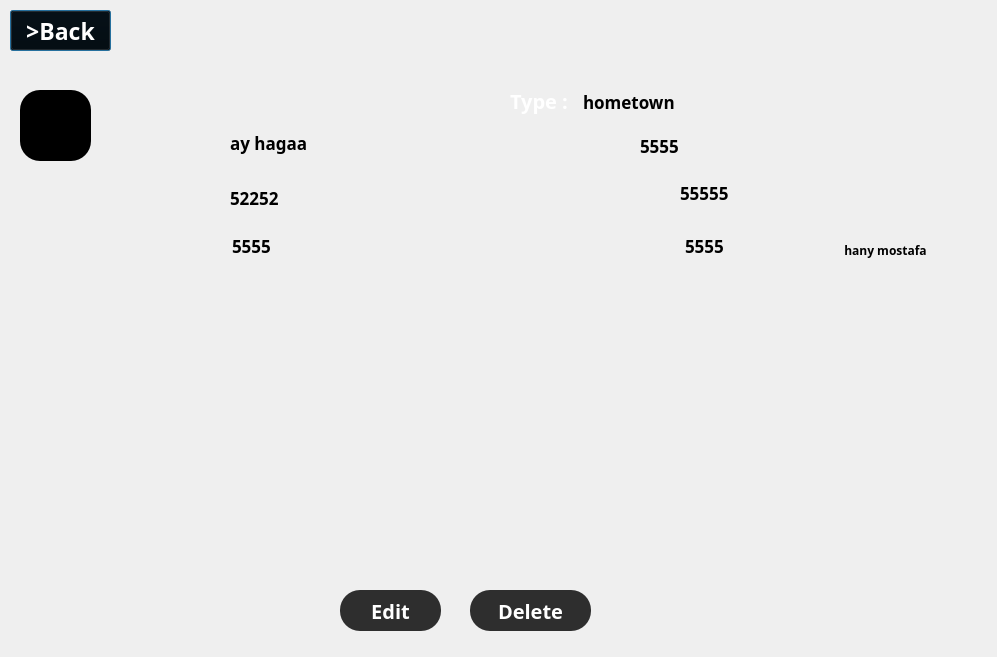
<?xml version="1.0" encoding="UTF-8"?>
<ui version="4.0">
 <class>adpartment</class>
 <widget class="QDialog" name="adpartment">
  <property name="geometry">
   <rect>
    <x>0</x>
    <y>0</y>
    <width>997</width>
    <height>657</height>
   </rect>
  </property>
  <property name="windowTitle">
   <string>Dialog</string>
  </property>
  <widget class="QLabel" name="label">
   <property name="geometry">
    <rect>
     <x>0</x>
     <y>0</y>
     <width>997</width>
     <height>657</height>
    </rect>
   </property>
   <property name="text">
    <string/>
   </property>
   <property name="pixmap">
    <pixmap resource="image.qrc">:/new/adpartment 2.jpg</pixmap>
   </property>
  </widget>
  <widget class="QPushButton" name="back">
   <property name="geometry">
    <rect>
     <x>10</x>
     <y>10</y>
     <width>101</width>
     <height>41</height>
    </rect>
   </property>
   <property name="font">
    <font>
     <family>Arial Black</family>
     <pointsize>17</pointsize>
     <bold>true</bold>
    </font>
   </property>
   <property name="styleSheet">
    <string notr="true">QPushButton {
                       color:white;
     background-color: transparent;
                       }
                         QPushButton:hover {
                             background-color: gray;
                     		 border-radius: 20px;


                         }

QPushButton:pressed
 {

      background-color : rgb(51, 149, 255);
      

 }</string>
   </property>
   <property name="text">
    <string>&gt;Back</string>
   </property>
  </widget>
  <widget class="QLabel" name="name">
   <property name="geometry">
    <rect>
     <x>230</x>
     <y>127</y>
     <width>231</width>
     <height>31</height>
    </rect>
   </property>
   <property name="baseSize">
    <size>
     <width>0</width>
     <height>1</height>
    </size>
   </property>
   <property name="font">
    <font>
     <family>Segoe UI Black</family>
     <pointsize>13</pointsize>
     <bold>true</bold>
    </font>
   </property>
   <property name="styleSheet">
    <string notr="true">QLabel{
color:white;
}&lt;?xml version=&quot;1.0&quot; encoding=&quot;UTF-8&quot;?&gt;
&lt;ui version=&quot;4.0&quot;&gt;
 &lt;widget name=&quot;__qt_fake_top_level&quot;&gt;
  &lt;widget class=&quot;QLabel&quot; name=&quot;name_2&quot;&gt;
   &lt;property name=&quot;geometry&quot;&gt;
    &lt;rect&gt;
     &lt;x&gt;300&lt;/x&gt;
     &lt;y&gt;210&lt;/y&gt;
     &lt;width&gt;63&lt;/width&gt;
     &lt;height&gt;20&lt;/height&gt;
    &lt;/rect&gt;
   &lt;/property&gt;
   &lt;property name=&quot;font&quot;&gt;
    &lt;font&gt;
     &lt;family&gt;Segoe UI Black&lt;/family&gt;
     &lt;pointsize&gt;15&lt;/pointsize&gt;
     &lt;bold&gt;true&lt;/bold&gt;
    &lt;/font&gt;
   &lt;/property&gt;
   &lt;property name=&quot;text&quot;&gt;
    &lt;string&gt;TextLabel&lt;/string&gt;
   &lt;/property&gt;
  &lt;/widget&gt;
 &lt;/widget&gt;
 &lt;resources/&gt;
&lt;/ui&gt;
</string>
   </property>
   <property name="text">
    <string>ay hagaa</string>
   </property>
   <property name="alignment">
    <set>Qt::AlignLeading|Qt::AlignLeft|Qt::AlignVCenter</set>
   </property>
  </widget>
  <widget class="QLabel" name="price">
   <property name="geometry">
    <rect>
     <x>230</x>
     <y>182</y>
     <width>141</width>
     <height>31</height>
    </rect>
   </property>
   <property name="font">
    <font>
     <family>Segoe UI Black</family>
     <pointsize>13</pointsize>
     <bold>true</bold>
    </font>
   </property>
   <property name="styleSheet">
    <string notr="true">QLabel{
color:white;
}&lt;?xml version=&quot;1.0&quot; encoding=&quot;UTF-8&quot;?&gt;
&lt;ui version=&quot;4.0&quot;&gt;
 &lt;widget name=&quot;__qt_fake_top_level&quot;&gt;
  &lt;widget class=&quot;QLabel&quot; name=&quot;name_2&quot;&gt;
   &lt;property name=&quot;geometry&quot;&gt;
    &lt;rect&gt;
     &lt;x&gt;300&lt;/x&gt;
     &lt;y&gt;210&lt;/y&gt;
     &lt;width&gt;63&lt;/width&gt;
     &lt;height&gt;20&lt;/height&gt;
    &lt;/rect&gt;
   &lt;/property&gt;
   &lt;property name=&quot;font&quot;&gt;
    &lt;font&gt;
     &lt;family&gt;Segoe UI Black&lt;/family&gt;
     &lt;pointsize&gt;15&lt;/pointsize&gt;
     &lt;bold&gt;true&lt;/bold&gt;
    &lt;/font&gt;
   &lt;/property&gt;
   &lt;property name=&quot;text&quot;&gt;
    &lt;string&gt;TextLabel&lt;/string&gt;
   &lt;/property&gt;
  &lt;/widget&gt;
 &lt;/widget&gt;
 &lt;resources/&gt;
&lt;/ui&gt;
</string>
   </property>
   <property name="text">
    <string>52252</string>
   </property>
  </widget>
  <widget class="QLabel" name="location">
   <property name="geometry">
    <rect>
     <x>232</x>
     <y>225</y>
     <width>211</width>
     <height>41</height>
    </rect>
   </property>
   <property name="font">
    <font>
     <family>Segoe UI Black</family>
     <pointsize>13</pointsize>
     <bold>true</bold>
    </font>
   </property>
   <property name="styleSheet">
    <string notr="true">QLabel{
color:white;
}&lt;?xml version=&quot;1.0&quot; encoding=&quot;UTF-8&quot;?&gt;
&lt;ui version=&quot;4.0&quot;&gt;
 &lt;widget name=&quot;__qt_fake_top_level&quot;&gt;
  &lt;widget class=&quot;QLabel&quot; name=&quot;name_2&quot;&gt;
   &lt;property name=&quot;geometry&quot;&gt;
    &lt;rect&gt;
     &lt;x&gt;300&lt;/x&gt;
     &lt;y&gt;210&lt;/y&gt;
     &lt;width&gt;63&lt;/width&gt;
     &lt;height&gt;20&lt;/height&gt;
    &lt;/rect&gt;
   &lt;/property&gt;
   &lt;property name=&quot;font&quot;&gt;
    &lt;font&gt;
     &lt;family&gt;Segoe UI Black&lt;/family&gt;
     &lt;pointsize&gt;15&lt;/pointsize&gt;
     &lt;bold&gt;true&lt;/bold&gt;
    &lt;/font&gt;
   &lt;/property&gt;
   &lt;property name=&quot;text&quot;&gt;
    &lt;string&gt;TextLabel&lt;/string&gt;
   &lt;/property&gt;
  &lt;/widget&gt;
 &lt;/widget&gt;
 &lt;resources/&gt;
&lt;/ui&gt;
</string>
   </property>
   <property name="text">
    <string>5555</string>
   </property>
  </widget>
  <widget class="QLabel" name="area">
   <property name="geometry">
    <rect>
     <x>640</x>
     <y>135</y>
     <width>91</width>
     <height>21</height>
    </rect>
   </property>
   <property name="font">
    <font>
     <family>Segoe UI Black</family>
     <pointsize>13</pointsize>
     <bold>true</bold>
    </font>
   </property>
   <property name="styleSheet">
    <string notr="true">QLabel{
color:white;
}&lt;?xml version=&quot;1.0&quot; encoding=&quot;UTF-8&quot;?&gt;
&lt;ui version=&quot;4.0&quot;&gt;
 &lt;widget name=&quot;__qt_fake_top_level&quot;&gt;
  &lt;widget class=&quot;QLabel&quot; name=&quot;name_2&quot;&gt;
   &lt;property name=&quot;geometry&quot;&gt;
    &lt;rect&gt;
     &lt;x&gt;300&lt;/x&gt;
     &lt;y&gt;210&lt;/y&gt;
     &lt;width&gt;63&lt;/width&gt;
     &lt;height&gt;20&lt;/height&gt;
    &lt;/rect&gt;
   &lt;/property&gt;
   &lt;property name=&quot;font&quot;&gt;
    &lt;font&gt;
     &lt;family&gt;Segoe UI Black&lt;/family&gt;
     &lt;pointsize&gt;15&lt;/pointsize&gt;
     &lt;bold&gt;true&lt;/bold&gt;
    &lt;/font&gt;
   &lt;/property&gt;
   &lt;property name=&quot;text&quot;&gt;
    &lt;string&gt;TextLabel&lt;/string&gt;
   &lt;/property&gt;
  &lt;/widget&gt;
 &lt;/widget&gt;
 &lt;resources/&gt;
&lt;/ui&gt;
</string>
   </property>
   <property name="text">
    <string>5555</string>
   </property>
  </widget>
  <widget class="QLabel" name="numBed">
   <property name="geometry">
    <rect>
     <x>680</x>
     <y>182</y>
     <width>71</width>
     <height>21</height>
    </rect>
   </property>
   <property name="font">
    <font>
     <family>Segoe UI Black</family>
     <pointsize>13</pointsize>
     <bold>true</bold>
    </font>
   </property>
   <property name="styleSheet">
    <string notr="true">QLabel{
color:white;
}&lt;?xml version=&quot;1.0&quot; encoding=&quot;UTF-8&quot;?&gt;
&lt;ui version=&quot;4.0&quot;&gt;
 &lt;widget name=&quot;__qt_fake_top_level&quot;&gt;
  &lt;widget class=&quot;QLabel&quot; name=&quot;name_2&quot;&gt;
   &lt;property name=&quot;geometry&quot;&gt;
    &lt;rect&gt;
     &lt;x&gt;300&lt;/x&gt;
     &lt;y&gt;210&lt;/y&gt;
     &lt;width&gt;63&lt;/width&gt;
     &lt;height&gt;20&lt;/height&gt;
    &lt;/rect&gt;
   &lt;/property&gt;
   &lt;property name=&quot;font&quot;&gt;
    &lt;font&gt;
     &lt;family&gt;Segoe UI Black&lt;/family&gt;
     &lt;pointsize&gt;15&lt;/pointsize&gt;
     &lt;bold&gt;true&lt;/bold&gt;
    &lt;/font&gt;
   &lt;/property&gt;
   &lt;property name=&quot;text&quot;&gt;
    &lt;string&gt;TextLabel&lt;/string&gt;
   &lt;/property&gt;
  &lt;/widget&gt;
 &lt;/widget&gt;
 &lt;resources/&gt;
&lt;/ui&gt;
</string>
   </property>
   <property name="text">
    <string>55555</string>
   </property>
  </widget>
  <widget class="QLabel" name="numBathrooms">
   <property name="geometry">
    <rect>
     <x>685</x>
     <y>225</y>
     <width>71</width>
     <height>41</height>
    </rect>
   </property>
   <property name="font">
    <font>
     <family>Segoe UI Black</family>
     <pointsize>13</pointsize>
     <bold>true</bold>
    </font>
   </property>
   <property name="styleSheet">
    <string notr="true">QLabel{
color:white;
}&lt;?xml version=&quot;1.0&quot; encoding=&quot;UTF-8&quot;?&gt;
&lt;ui version=&quot;4.0&quot;&gt;
 &lt;widget name=&quot;__qt_fake_top_level&quot;&gt;
  &lt;widget class=&quot;QLabel&quot; name=&quot;name_2&quot;&gt;
   &lt;property name=&quot;geometry&quot;&gt;
    &lt;rect&gt;
     &lt;x&gt;300&lt;/x&gt;
     &lt;y&gt;210&lt;/y&gt;
     &lt;width&gt;63&lt;/width&gt;
     &lt;height&gt;20&lt;/height&gt;
    &lt;/rect&gt;
   &lt;/property&gt;
   &lt;property name=&quot;font&quot;&gt;
    &lt;font&gt;
     &lt;family&gt;Segoe UI Black&lt;/family&gt;
     &lt;pointsize&gt;15&lt;/pointsize&gt;
     &lt;bold&gt;true&lt;/bold&gt;
    &lt;/font&gt;
   &lt;/property&gt;
   &lt;property name=&quot;text&quot;&gt;
    &lt;string&gt;TextLabel&lt;/string&gt;
   &lt;/property&gt;
  &lt;/widget&gt;
 &lt;/widget&gt;
 &lt;resources/&gt;
&lt;/ui&gt;
</string>
   </property>
   <property name="text">
    <string>5555</string>
   </property>
  </widget>
  <widget class="QLabel" name="descrip">
   <property name="geometry">
    <rect>
     <x>130</x>
     <y>430</y>
     <width>581</width>
     <height>81</height>
    </rect>
   </property>
   <property name="font">
    <font>
     <family>Segoe UI Black</family>
     <pointsize>15</pointsize>
     <bold>true</bold>
    </font>
   </property>
   <property name="styleSheet">
    <string notr="true">QLabel{
color:white;
}&lt;?xml version=&quot;1.0&quot; encoding=&quot;UTF-8&quot;?&gt;
&lt;ui version=&quot;4.0&quot;&gt;
 &lt;widget name=&quot;__qt_fake_top_level&quot;&gt;
  &lt;widget class=&quot;QLabel&quot; name=&quot;name_2&quot;&gt;
   &lt;property name=&quot;geometry&quot;&gt;
    &lt;rect&gt;
     &lt;x&gt;300&lt;/x&gt;
     &lt;y&gt;210&lt;/y&gt;
     &lt;width&gt;63&lt;/width&gt;
     &lt;height&gt;20&lt;/height&gt;
    &lt;/rect&gt;
   &lt;/property&gt;
   &lt;property name=&quot;font&quot;&gt;
    &lt;font&gt;
     &lt;family&gt;Segoe UI Black&lt;/family&gt;
     &lt;pointsize&gt;15&lt;/pointsize&gt;
     &lt;bold&gt;true&lt;/bold&gt;
    &lt;/font&gt;
   &lt;/property&gt;
   &lt;property name=&quot;text&quot;&gt;
    &lt;string&gt;TextLabel&lt;/string&gt;
   &lt;/property&gt;
  &lt;/widget&gt;
 &lt;/widget&gt;
 &lt;resources/&gt;
&lt;/ui&gt;
</string>
   </property>
   <property name="text">
    <string/>
   </property>
  </widget>
  <widget class="QPushButton" name="add">
   <property name="geometry">
    <rect>
     <x>810</x>
     <y>90</y>
     <width>141</width>
     <height>141</height>
    </rect>
   </property>
   <property name="styleSheet">
    <string notr="true">QPushButton {
                       color:white;
background-color: transparent;
                     		 border-radius: 20px;                       }
                         QPushButton:hover {
                             background-color: #2E2E2E;
                     		 border-radius: 20px;


                         }

QPushButton:pressed
 {

      background-color : rgb(51, 149, 255);
      

 }</string>
   </property>
   <property name="text">
    <string/>
   </property>
   <property name="icon">
    <iconset resource="image.qrc">
     <normaloff>:/new/3d-cartoon-portrait-person-practicing-law-related-profession.png</normaloff>:/new/3d-cartoon-portrait-person-practicing-law-related-profession.png</iconset>
   </property>
   <property name="iconSize">
    <size>
     <width>200</width>
     <height>200</height>
    </size>
   </property>
  </widget>
  <widget class="QLabel" name="username">
   <property name="geometry">
    <rect>
     <x>790</x>
     <y>230</y>
     <width>191</width>
     <height>41</height>
    </rect>
   </property>
   <property name="font">
    <font>
     <family>Segoe UI Black</family>
     <pointsize>9</pointsize>
     <bold>true</bold>
    </font>
   </property>
   <property name="styleSheet">
    <string notr="true">QLabel{
color:white;
}&lt;?xml version=&quot;1.0&quot; encoding=&quot;UTF-8&quot;?&gt;
&lt;ui version=&quot;4.0&quot;&gt;
 &lt;widget name=&quot;__qt_fake_top_level&quot;&gt;
  &lt;widget class=&quot;QLabel&quot; name=&quot;name_2&quot;&gt;
   &lt;property name=&quot;geometry&quot;&gt;
    &lt;rect&gt;
     &lt;x&gt;300&lt;/x&gt;
     &lt;y&gt;210&lt;/y&gt;
     &lt;width&gt;63&lt;/width&gt;
     &lt;height&gt;20&lt;/height&gt;
    &lt;/rect&gt;
   &lt;/property&gt;
   &lt;property name=&quot;font&quot;&gt;
    &lt;font&gt;
     &lt;family&gt;Segoe UI Black&lt;/family&gt;
     &lt;pointsize&gt;15&lt;/pointsize&gt;
     &lt;bold&gt;true&lt;/bold&gt;
    &lt;/font&gt;
   &lt;/property&gt;
   &lt;property name=&quot;text&quot;&gt;
    &lt;string&gt;TextLabel&lt;/string&gt;
   &lt;/property&gt;
  &lt;/widget&gt;
 &lt;/widget&gt;
 &lt;resources/&gt;
&lt;/ui&gt;
</string>
   </property>
   <property name="text">
    <string>hany mostafa</string>
   </property>
   <property name="alignment">
    <set>Qt::AlignCenter</set>
   </property>
  </widget>
  <widget class="QPushButton" name="edit">
   <property name="geometry">
    <rect>
     <x>340</x>
     <y>590</y>
     <width>101</width>
     <height>41</height>
    </rect>
   </property>
   <property name="font">
    <font>
     <family>Arial Black</family>
     <pointsize>15</pointsize>
     <bold>true</bold>
    </font>
   </property>
   <property name="styleSheet">
    <string notr="true">QPushButton {
                       color:white;
     background-color: #2E2E2E;
                     		 border-radius: 20px;

                       }
                         QPushButton:hover {
                             background-color: gray;
                     		 border-radius: 20px;


                         }

QPushButton:pressed
 {

      background-color : rgb(51, 149, 255);
      

 }</string>
   </property>
   <property name="text">
    <string>Edit</string>
   </property>
  </widget>
  <widget class="QPushButton" name="delete_2">
   <property name="geometry">
    <rect>
     <x>470</x>
     <y>590</y>
     <width>121</width>
     <height>41</height>
    </rect>
   </property>
   <property name="font">
    <font>
     <family>Arial Black</family>
     <pointsize>15</pointsize>
     <bold>true</bold>
    </font>
   </property>
   <property name="styleSheet">
    <string notr="true">QPushButton {
                       color:white;
     background-color: #2E2E2E;
                     		 border-radius: 20px;

                       }
                         QPushButton:hover {
                             background-color: gray;
                     		 border-radius: 20px;


                         }

QPushButton:pressed
 {

      background-color : rgb(51, 149, 255);
      

 }</string>
   </property>
   <property name="text">
    <string>Delete</string>
   </property>
  </widget>
  <widget class="QLabel" name="label_2">
   <property name="geometry">
    <rect>
     <x>510</x>
     <y>80</y>
     <width>81</width>
     <height>41</height>
    </rect>
   </property>
   <property name="font">
    <font>
     <family>Leelawadee</family>
     <pointsize>15</pointsize>
     <bold>true</bold>
    </font>
   </property>
   <property name="styleSheet">
    <string notr="true">color: rgb(255, 255, 255);
</string>
   </property>
   <property name="text">
    <string>Type :</string>
   </property>
  </widget>
  <widget class="QLabel" name="type">
   <property name="geometry">
    <rect>
     <x>583</x>
     <y>86</y>
     <width>151</width>
     <height>31</height>
    </rect>
   </property>
   <property name="font">
    <font>
     <family>Segoe UI Black</family>
     <pointsize>13</pointsize>
     <bold>true</bold>
    </font>
   </property>
   <property name="styleSheet">
    <string notr="true">QLabel{
color:white;
}&lt;?xml version=&quot;1.0&quot; encoding=&quot;UTF-8&quot;?&gt;
&lt;ui version=&quot;4.0&quot;&gt;
 &lt;widget name=&quot;__qt_fake_top_level&quot;&gt;
  &lt;widget class=&quot;QLabel&quot; name=&quot;name_2&quot;&gt;
   &lt;property name=&quot;geometry&quot;&gt;
    &lt;rect&gt;
     &lt;x&gt;300&lt;/x&gt;
     &lt;y&gt;210&lt;/y&gt;
     &lt;width&gt;63&lt;/width&gt;
     &lt;height&gt;20&lt;/height&gt;
    &lt;/rect&gt;
   &lt;/property&gt;
   &lt;property name=&quot;font&quot;&gt;
    &lt;font&gt;
     &lt;family&gt;Segoe UI Black&lt;/family&gt;
     &lt;pointsize&gt;15&lt;/pointsize&gt;
     &lt;bold&gt;true&lt;/bold&gt;
    &lt;/font&gt;
   &lt;/property&gt;
   &lt;property name=&quot;text&quot;&gt;
    &lt;string&gt;TextLabel&lt;/string&gt;
   &lt;/property&gt;
  &lt;/widget&gt;
 &lt;/widget&gt;
 &lt;resources/&gt;
&lt;/ui&gt;
</string>
   </property>
   <property name="text">
    <string>hometown</string>
   </property>
  </widget>
  <widget class="QPushButton" name="add_2">
   <property name="geometry">
    <rect>
     <x>20</x>
     <y>90</y>
     <width>71</width>
     <height>71</height>
    </rect>
   </property>
   <property name="styleSheet">
    <string notr="true">QPushButton {
                 
     background-color: black;
 	border-radius: 20px;

}
QPushButton:hover
{
 border-radius: 20px;
background-color : gray;
 icon-size: 16px,16px;

}
QPushButton:pressed
 {

      background-color : rgb(51, 149, 255);
       icon-size: 25px,25px;


 }
</string>
   </property>
   <property name="text">
    <string/>
   </property>
   <property name="icon">
    <iconset resource="image.qrc">
     <normaloff>:/new/0684456b-aa2b-4631-86f7-93ceaf33303c.png</normaloff>:/new/0684456b-aa2b-4631-86f7-93ceaf33303c.png</iconset>
   </property>
   <property name="iconSize">
    <size>
     <width>70</width>
     <height>70</height>
    </size>
   </property>
  </widget>
  <widget class="QLabel" name="images">
   <property name="geometry">
    <rect>
     <x>770</x>
     <y>360</y>
     <width>211</width>
     <height>151</height>
    </rect>
   </property>
   <property name="text">
    <string/>
   </property>
  </widget>
 </widget>
 <resources>
  <include location="image.qrc"/>
 </resources>
 <connections/>
</ui>
